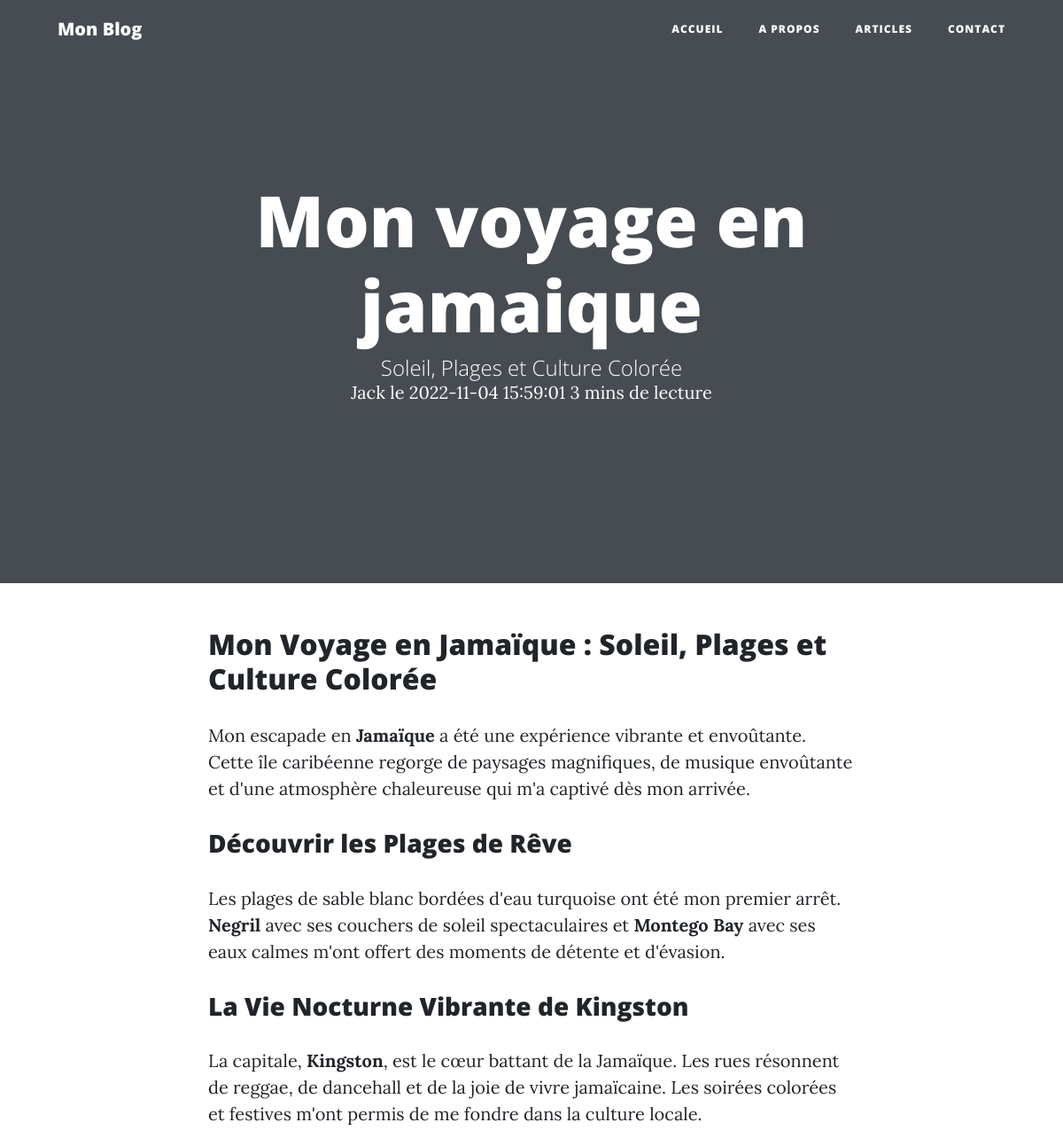
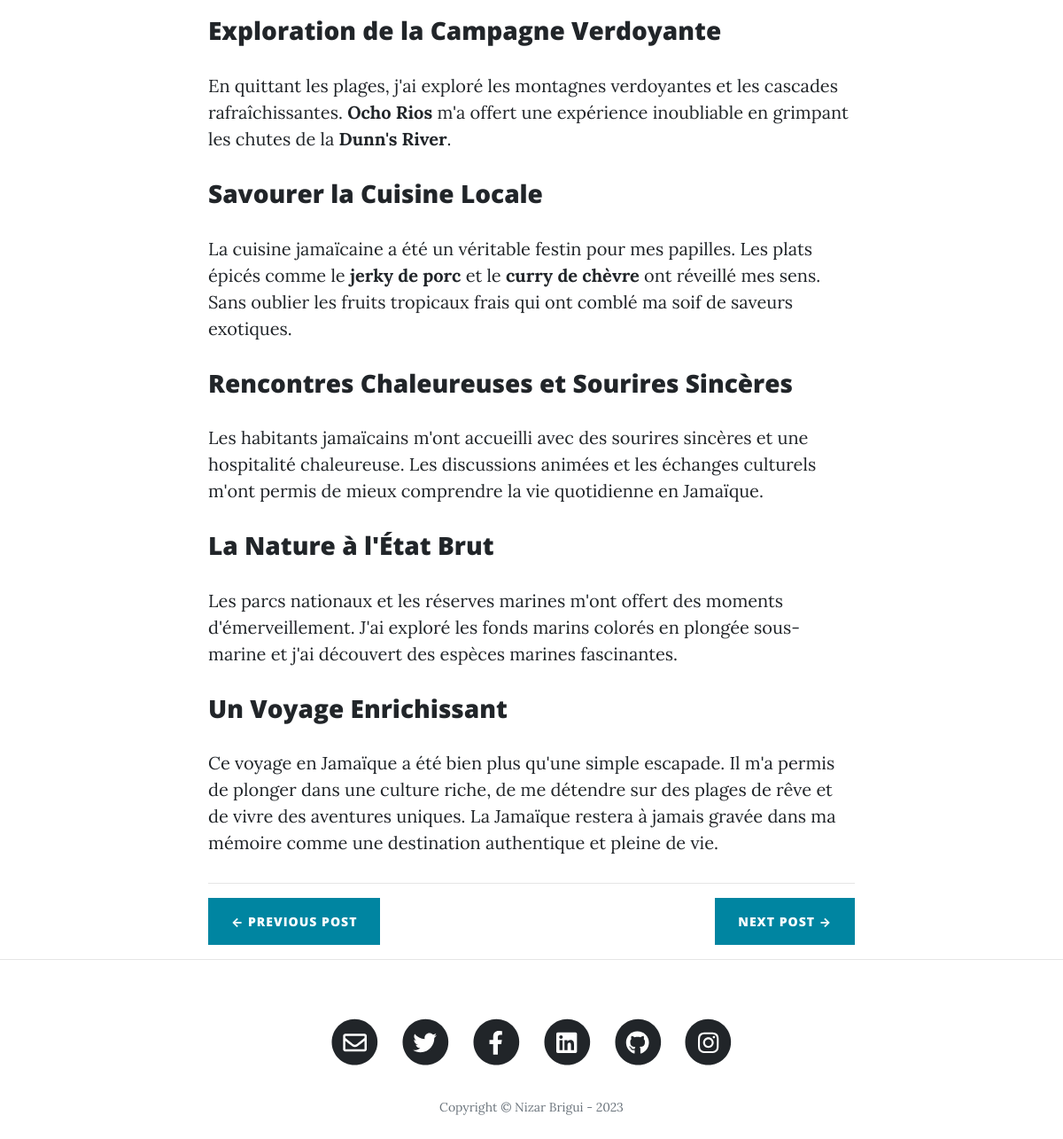
Page /articles?slug=mon-voyage-en-jamaique on the committed database (2 pictures, top to bottom).
### tables this page shows
CREATE TABLE `articles` (
  `id` int NOT NULL,
  `title` varchar(255) NOT NULL,
  `slug` varchar(255) NOT NULL,
  `description` text NOT NULL,
  `content` text NOT NULL,
  `shortDescription` text NOT NULL,
  `createdAt` datetime NOT NULL,
  `updatedAt` datetime NOT NULL,
  `author` int NOT NULL
);

CREATE TABLE `users` (
  `id` int NOT NULL,
  `email` varchar(255) NOT NULL,
  `password` text NOT NULL,
  `firstname` varchar(255) DEFAULT NULL,
  `lastname` varchar(255) DEFAULT NULL,
  `createdAt` datetime NOT NULL DEFAULT CURRENT_TIMESTAMP,
  `updatedAt` datetime NOT NULL DEFAULT CURRENT_TIMESTAMP
);

### src/Core/BaseController.php (called while the page is built, shortened)
<?php
abstract class BaseController
{
    public function __construct(Container $container)
    {
        $this->container = $container;
    }
}

### src/Core/Container.php (called while the page is built, shortened)
<?php
class Container
{
    protected array $services;
    public function __construct()
    {
        $this->services = [];
    }
    public function has(string $name): bool
    {
        return isset($this->services[$name]);
    }
    public function add(string $name, $service): self
    {
        $this->services[$name] = $service;
        return $this;
    }
    public function get(string $name): mixed
    {
        return $this->services[$name];
    }
}

### src/Core/BaseTable.php (called while the page is built, shortened)
<?php
class BaseTable
{
    public function __construct(PDO $pdo)
    {
        $this->pdo = $pdo;
    }
}

### src/Table/ArticleTable.php (called while the page is built, shortened)
<?php
class ArticleTable extends BaseTable
{
    public function findPreviousNextBySlug(string $slug): array
    {
        $request = $this->pdo->prepare("SELECT articles.*,users.firstname,users.lastname FROM articles
    LEFT JOIN users ON users.id = articles.author
    WHERE slug = :slug");
        $request->bindParam(':slug', $slug);
        $request->setFetchMode(PDO::FETCH_CLASS, Article::class);
        $request->execute();
        $mainArticle = $request->fetch();
        $requestBefore = $this->pdo->prepare("SELECT articles.id,articles.createdAt,articles.slug,articles.description,articles.title FROM articles
    WHERE articles.id!=:id AND articles.createdAt > :createdAt
    ORDER BY articles.createdAt ASC
    LIMIT 1");
        $requestBefore->bindValue(':createdAt', $mainArticle->createdAt);
        $requestBefore->bindValue(':id', $mainArticle->id, PDO::PARAM_INT);
        $requestBefore->setFetchMode(PDO::FETCH_CLASS, Article::class);
        $requestBefore->execute();
        $previousArticle = $requestBefore->fetch();
        $requestAfter = $this->pdo->prepare("SELECT articles.id,articles.createdAt,articles.slug,articles.description,articles.title FROM articles
    WHERE articles.createdAt < :createdAt AND articles.id!=:id
    ORDER BY articles.createdAt DESC
    LIMIT 1");
        $requestAfter->bindValue(':createdAt', $mainArticle->createdAt);
        $requestAfter->bindValue(':id', $mainArticle->id);
        $requestAfter->setFetchMode(PDO::FETCH_CLASS, Article::class);
        $requestAfter->execute();
        $nextArticle = $requestAfter->fetch();
        $articles = [
            'previous' => $previousArticle,
            'main' => $mainArticle,
            'next' => $nextArticle,
        ];
        return $articles;
    }
}

### src/Controller/ArticlesController.php (called while the page is built, shortened)
<?php
class ArticlesController extends BaseController
{
    public function run(): string
    {
        if (isset($_GET['slug'])) {
            $articles = $this->container->get(ArticleTable::class)->findPreviousNextBySlug($_GET['slug']);
            return $this->container->get(View::class)->render('layout/page.tpl', [
                'articles' => $articles,
                'pageTitle' =>  $articles['main']->title,
            ]);
        };
        $articles = $this->container->get(ArticleTable::class)->findLastTen();
        return $this->container->get(View::class)->render('articles', [
            'articles' => $articles,
            'pageTitle' => 'les derniers articles',
            'pageTitleDescription' => 'mes derniers voyages',
            'pageBackground' => '/assets/img/bg-articles.jpg'
        ]);
    }
}

### src/Core/Router.php (called while the page is built, shortened)
<?php
class Router
{
    protected array $controllers;
    public function __construct(array $controllers)
    {
        $this->controllers = $controllers;
    }
    public function start(string $method, string $uri, mixed $queryString): string
    {
        foreach ($this->controllers as $controller) {
            if ($controller->supports($method, $uri)) {
                return $controller->run($uri = null, $queryString = null);
            }
        }
        throw new Exception("Oops, il n'y a pas de controller qui semble fonctionner pour l'uri $uri :/");
    }
}

### src/Core/View.php (called while the page is built, shortened)
<?php
class View
{
    protected string $templateDir;
    public function __construct(string $templateDir)
    {
        $this->templateDir = $templateDir;
    }
    public function render(string $template, array $variables = []): string
    {
        extract($variables);
        $filename = "{$this->templateDir}/$template.php";
        require_once  "{$this->templateDir}/layout/_includes/head.tpl.php";
        require_once  "{$this->templateDir}/layout/_includes/navbar.tpl.php";
        require_once  $filename;
        require_once  "{$this->templateDir}/layout/_includes/footer.tpl.php";
        return ob_get_clean();
    }
}

### templates/layout/page.tpl.php (the view)
<? $article = $articles['main'] ?>
<? if (file_exists('/app/public/assets/img/bg-' . $article->slug . '.jpg')) : ?>
  <header class="masthead" style="background-image: url(<?= '/assets/img/bg-' . $article->slug . '.jpg' ?>)">
  <? else : ?>
    <header class="masthead">
    <? endif ?>
    <div class="overlay"></div>
    <div class="container">
      <div class="row">
        <div class="col-lg-8 col-md-10 mx-auto">
          <div class="page-heading">
            <h1><?= $article->title ?></h1>
            <? if ($article->shortDescription) : ?>
              <span class="subheading"><?= $article->shortDescription ?></span>
            <? endif ?>
            <span class="meta"><? if (isset($article->author)) : ?>
                <?= $article->firstname ?>
              <? else : ?>
                anonyme
              <? endif ?>
              le
              <?= $article->createdAt ?>
              <? include __DIR__ . '/_includes/read_time.tpl.php' ?>
            </span>
          </div>
        </div>
      </div>
    </div>
    </header>
    <div class="container">
      <div class="row">
        <div class="col-lg-8 col-md-10 mx-auto">
          <?= $article->content ?>
          <hr>
          <div class="clearfix">
            <? if ($articles['previous'] != null) : ?>
              <a class="btn btn-primary float-left" href="articles?slug=<?= $articles['previous']->slug ?>" data-toggle="tooltip" data-placement="top" title="<?= $articles['previous']->title ?>">&larr; Previous<span class="d-none d-md-inline">
                  Post</span></a>
            <? endif ?>
            <? if ($articles['next'] != null) : ?>
              <a class="btn btn-primary float-right" href="articles?slug=<?= $articles['next']->slug ?>" data-toggle="tooltip" data-placement="top" title="<?= $articles['next']->title ?>">Next<span class="d-none d-md-inline">
                  Post</span> &rarr;</a>
            <? endif ?>
          </div>
        </div>
      </div>
    </div>

### rows in the picture
articles: title "Mon voyage en jamaique", shortDescription "Soleil, Plages et Culture Colorée", author.firstname "Jack", createdAt "2022-11-04 15:59:01", content "Mon Voyage en Jamaïque : Soleil, Plages et Culture Colorée Mon escapade en Jamaïque a été une expérience vibrante et envoûtante. Cette île caribéenne regorge de paysages magnifiques, de musique envoûtante et d'une atmosphère chaleureuse qui m'a captivé dès mon arrivée. Découvrir les Plages de Rêve Les plages de sable blanc bordées d'eau turquoise ont été mon premier arrêt. Negril avec ses couchers de soleil spectaculaires et Montego Bay avec ses eaux calmes m'ont offert des moments de détente et d'évasion. La Vie Nocturne Vibrante de Kingston La capitale, Kingston , est le cœur battant de la Jamaïque. Les rues résonnent de reggae, de dancehall et de la joie de vivre jamaïcaine. Les soirées…"

### other values in the picture
$siteTitle "Mon Blog"
$words "3"
